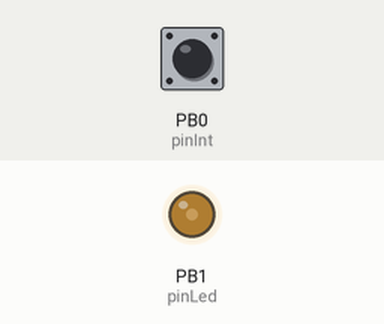
Recording of a sketch running on a simulated ATtiny85, built with avr-gcc and run on an emulated ATtiny85. Parts: output pins drawn as LEDs (lit = HIGH). The test bench sets the inputs (shaded band); at power-on: PB0 (pinInt) HIGH. Sleep ends after the set time or at an interrupt; random numbers use the default seed unless the sketch sets one; pins used as bus, display or sensor lines are not drawn.

Above: at 0.5 s.
At 1.7 s:
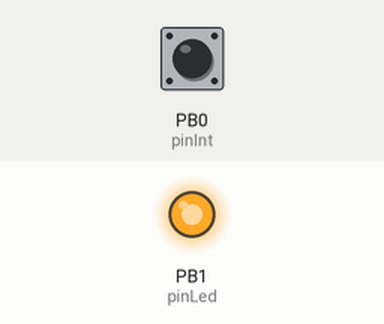
1.8 s: PB0 (pinInt) pulled LOW for 0.15 s
At 3.9 s:
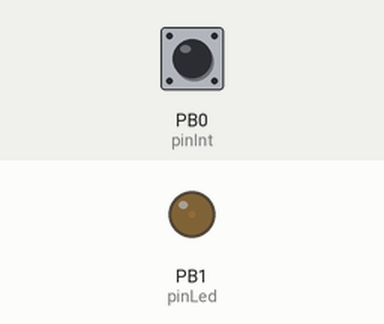
Timing chart, 0 to 16.8 s (numbered marks = the images above; inputs shaded):
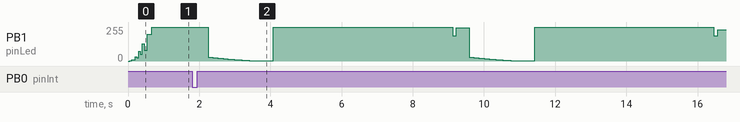

The sketch:

LedCandle.ino
```cpp
/*
 * Project: LED Candle
 * Author: Adriano Petrucci
 * Date: Feb. 2018
 * Description: Will flicker a LED for 5-10 minutes and then power off.
 *              To save energy, the uC will go to sleep for 4 seconds after each flicker
 * Version: 1.0
 *
 * References:
 * Flicker code: https://github.com/aShure/arduino_sketches/tree/master/Candle
 */


#include <avr/sleep.h>
#include <avr/power.h>
#include <avr/interrupt.h>
#include <avr/wdt.h>

  // Define PINs
uint8_t pinPower  = 2;    // Used to power the ATTiny
uint8_t pinLed    = 1;    // LED
uint8_t pinInt    = 0;    // Push button interrupt
uint8_t pinInp1   = 3;    // Switch 1
uint8_t pinInp2   = 4;    // Switch 2

  // the start of the flicker (low)
uint8_t flicker_low_min = 190;
uint8_t flicker_low_max = 230;
  // the end value of the flicker (high)
uint8_t flicker_high_min = 220;
uint8_t flicker_high_max = 255;
  // delay between each low-high-low cycle
  // low->high |flicker_hold| high->low
static uint16_t flicker_hold_min = 50; // milliseconds
static uint16_t flicker_hold_max = 90; // milliseconds
  // delay after each low-high-low cycle
  // low->high->low |flicker_pause| low->high...
static uint16_t flicker_pause_min = 100; // milliseconds
static uint16_t flicker_pause_max = 200;  // milliseconds
  // delay low to high and high to low cycle
static uint16_t flicker_speed_min = 500; // microseconds
static uint16_t flicker_speed_max = 1000; // microseconds

uint8_t flicker_random_low_start = 0;
uint8_t flicker_random_low_end = 0;
uint8_t flicker_random_high = 0;
uint16_t flicker_random_speed_start = 0;
uint16_t flicker_random_speed_end = 0;

  // How long the module should be powered on
volatile uint32_t autoPowerOffTime = 1000L * 60 * 10;  // 10 minutes
  // millis() does not work on this example, as we don't have an external timer and we go to sleep every 4-8 seconds
volatile uint32_t onTime = 0L;
  // used to add time to onTime
volatile uint32_t tempMillis = 0L;
  // push button pressed (power off candle)
volatile bool powerOffCandle = false;

void setup()
{
  power_adc_disable();            // Don't need an Analog Digital Converter
  power_usi_disable();            // Don't need the Universal Serial Interface
  power_timer1_disable();         // Don't need the Timer1

  pinMode(pinPower, OUTPUT);      // Auto power the module
  digitalWrite(pinPower, HIGH);
  pinMode(pinLed, OUTPUT);        // LED pin (PWM)

  pinMode(pinInt, INPUT_PULLUP);  // Interrupt
  pinMode(pinInp1, INPUT_PULLUP); // Switch 1
  pinMode(pinInp2, INPUT_PULLUP); // Switch 2

  GIMSK = 0b00100000;             // turns on pin change interrupts
  PCMSK = (1 << pinInt);          // turn on interrupts on pins PB0
  sei();                          // enables interrupts

  set_sleep_mode(SLEEP_MODE_PWR_DOWN);   // sleep mode is set here (SLEEP_MODE_IDLE if PWM must still be active) - SLEEP_MODE_PWR_DOWN -> SLEEP_MODE_STANDBY -> SLEEP_MODE_PWR_SAVE

  setup_watchdog(WDTO_4S);        // approximately 4 seconds sleep

  powerOffCandle = false;         // true if candle need to power off
  autoPowerOffTime = 1000L * 20;  // 20 seconds

    // nice power on effect
  for(uint8_t k=0;k<10;k++)
  {
    analogWrite(pinLed, (k%2)==0?k*k*2:k*k);
    delay(50);
  }
}

void loop()
{
  tempMillis = millis();  // calculate the millis used for the flicker animation

    // random time for low
  flicker_random_low_start = random(flicker_low_min, flicker_low_max);
  flicker_random_low_end = random(flicker_low_min, flicker_low_max);

    // random time for high
  flicker_random_high = random(flicker_high_min, flicker_high_max);

    // random time for speed
  flicker_random_speed_start = random(flicker_speed_min, flicker_speed_max);
  flicker_random_speed_end = random(flicker_speed_min, flicker_speed_max);

     // high -> low
  for (int i = flicker_random_high; i>=flicker_random_low_end; i--)
  {
    analogWrite(pinLed, i);
    delayMicroseconds(flicker_random_speed_end);
  }

    // hold
  delay(random(flicker_hold_min, flicker_hold_max));

    // low -> high
  for (int i = flicker_random_low_start; i<flicker_random_high; i++)
  {
    analogWrite(pinLed, i);
    delayMicroseconds(flicker_random_speed_start);
  }

  if(random(0,4) == 0 && onTime < autoPowerOffTime)
  {
    onTime += millis() - tempMillis;

    for (int i = flicker_random_high;i<255; i++)
    {
      analogWrite(pinLed, i);
      delayMicroseconds(flicker_random_speed_start);
    }
    //analogWrite(pinLed, 255);
    do
    {
      system_sleep();
      onTime += 3700;
    } while(random(0,2) == 0);
  }
  else
  {
      // hold
    delay(random(flicker_hold_min, flicker_hold_max));
    onTime += millis() - tempMillis;
  }

    // If timeout or button was pressed
  if(onTime > autoPowerOffTime || powerOffCandle)
  {
    if(powerOffCandle || flicker_low_min == 0)
    {
      delay(300);
      for(int i=30;i>0;i--)
      {
        analogWrite(pinLed, i);
        delay(30 + (30-i));
      }
      digitalWrite(pinPower, LOW);
      delay(500);
      analogWrite(pinLed, 255);
      delay(5000);
    }
    else if(flicker_low_min > 50)
    {
      flicker_low_min -= 5;
      flicker_low_max -= 5;
      flicker_high_min -= 4;
      flicker_high_max -= 4;
      if(flicker_speed_min > 100)
      {
        flicker_speed_min -= 50;
        flicker_speed_max -= 50;
      }
    }
    else if(flicker_low_min > 30)
    {
      flicker_low_min -= 3;
      flicker_low_max = flicker_low_min + flicker_low_max / 5;
      flicker_high_min = flicker_low_min + 20;
      flicker_high_max = flicker_low_min + 30;
      flicker_speed_min = 50;
      flicker_speed_min = 200;
    }
    else
    {
      powerOffCandle = true;
    }
  }
}

  // set system into the sleep state
  // system wakes up when wtchdog is timed out
void system_sleep()
{
  sleep_enable();
  sleep_mode();                          // System actually sleeps here
  sleep_disable();                       // System continues execution here when watchdog timed out
}

  // 0=16ms, 1=32ms,2=64ms,3=128ms,4=250ms,5=500ms
  // 6=1 sec,7=2 sec, 8=4 sec, 9= 8sec
void setup_watchdog(uint8_t ii)
{
  byte bb;
  uint8_t ww;
  if (ii > 9 ) ii=9;
  bb = ii & 7;
  if (ii > 7) bb |= (1<<5);
  bb |= (1<<WDCE);
  ww = bb;
  MCUSR &= ~(1<<WDRF);
  // start timed sequence
  WDTCR |= (1<<WDCE) | (1<<WDE);
  // set new watchdog timeout value
  WDTCR = bb;
  WDTCR |= _BV(WDIE);
}


  // Watchdog Interrupt Service / is executed when watchdog timed out
ISR(WDT_vect)
{
  // Coming out from sleep
}

  // Interrupt 0 detected
ISR(PCINT0_vect)
{
  if(onTime > 100)  // Only after 100ms (debouncing)
  {
    if(digitalRead(pinInt) == LOW)
      powerOffCandle = true;
  }
}
```
